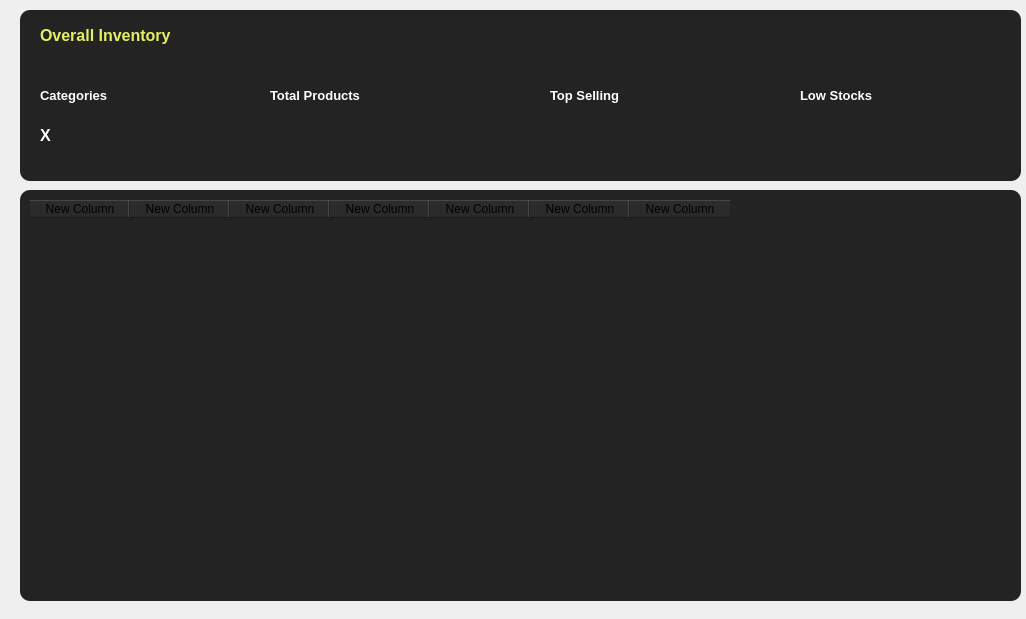
        <widget class="QWidget" name="scrollAreaWidgetContents">
         <property name="geometry">
          <rect>
           <x>0</x>
           <y>0</y>
           <width>1026</width>
           <height>619</height>
          </rect>
         </property>
         <property name="sizePolicy">
          <sizepolicy hsizetype="Preferred" vsizetype="Preferred">
           <horstretch>0</horstretch>
           <verstretch>0</verstretch>
          </sizepolicy>
         </property>
         <widget class="QWidget" name="verticalLayoutWidget_4">
          <property name="geometry">
           <rect>
            <x>20</x>
            <y>10</y>
            <width>1001</width>
            <height>171</height>
           </rect>
          </property>
          <layout class="QVBoxLayout" name="verticalLayout_6">
           <item>
            <widget class="QWidget" name="widget_6" native="true">
             <property name="styleSheet">
              <string notr="true">background-color: #232323; border-radius: 10px;</string>
             </property>
             <widget class="QLabel" name="label_9">
              <property name="geometry">
               <rect>
                <x>20</x>
                <y>10</y>
                <width>171</width>
                <height>31</height>
               </rect>
              </property>
              <property name="font">
               <font>
                <family>Segoe UI</family>
                <pointsize>12</pointsize>
                <weight>75</weight>
                <bold>true</bold>
               </font>
              </property>
              <property name="styleSheet">
               <string notr="true">color: #E2F163;</string>
              </property>
              <property name="text">
               <string>Overall Inventory</string>
              </property>
             </widget>
             <widget class="QLabel" name="label_10">
              <property name="geometry">
               <rect>
                <x>20</x>
                <y>70</y>
                <width>111</width>
                <height>31</height>
               </rect>
              </property>
              <property name="font">
               <font>
                <family>Segoe UI</family>
                <pointsize>10</pointsize>
                <weight>75</weight>
                <bold>true</bold>
               </font>
              </property>
              <property name="styleSheet">
               <string notr="true">color: #fff;</string>
              </property>
              <property name="text">
               <string>Categories</string>
              </property>
             </widget>
             <widget class="QLabel" name="productCategoriesNumber_2">
              <property name="geometry">
               <rect>
                <x>20</x>
                <y>110</y>
                <width>111</width>
                <height>31</height>
               </rect>
              </property>
              <property name="font">
               <font>
                <family>Segoe UI</family>
                <pointsize>12</pointsize>
                <weight>75</weight>
                <bold>true</bold>
               </font>
              </property>
              <property name="styleSheet">
               <string notr="true">color: #fff;</string>
              </property>
              <property name="text">
               <string>X</string>
              </property>
             </widget>
             <widget class="QLabel" name="label_11">
              <property name="geometry">
               <rect>
                <x>250</x>
                <y>70</y>
                <width>131</width>
                <height>31</height>
               </rect>
              </property>
              <property name="font">
               <font>
                <family>Segoe UI</family>
                <pointsize>10</pointsize>
                <weight>75</weight>
                <bold>true</bold>
               </font>
              </property>
              <property name="styleSheet">
               <string notr="true">color: #fff;</string>
              </property>
              <property name="text">
               <string>Total Products</string>
              </property>
             </widget>
             <widget class="QLabel" name="label_12">
              <property name="geometry">
               <rect>
                <x>530</x>
                <y>70</y>
                <width>131</width>
                <height>31</height>
               </rect>
              </property>
              <property name="font">
               <font>
                <family>Segoe UI</family>
                <pointsize>10</pointsize>
                <weight>75</weight>
                <bold>true</bold>
               </font>
              </property>
              <property name="styleSheet">
               <string notr="true">color: #fff;</string>
              </property>
              <property name="text">
               <string>Top Selling</string>
              </property>
             </widget>
             <widget class="QLabel" name="label_13">
              <property name="geometry">
               <rect>
                <x>780</x>
                <y>70</y>
                <width>131</width>
                <height>31</height>
               </rect>
              </property>
              <property name="font">
               <font>
                <family>Segoe UI</family>
                <pointsize>10</pointsize>
                <weight>75</weight>
                <bold>true</bold>
               </font>
              </property>
              <property name="styleSheet">
               <string notr="true">color: #fff;</string>
              </property>
              <property name="text">
               <string>Low Stocks</string>
              </property>
             </widget>
            </widget>
           </item>
          </layout>
         </widget>
         <widget class="QWidget" name="verticalLayoutWidget_5">
          <property name="geometry">
           <rect>
            <x>20</x>
            <y>190</y>
            <width>1001</width>
            <height>411</height>
           </rect>
          </property>
          <layout class="QVBoxLayout" name="verticalLayout_5">
           <item>
            <widget class="QWidget" name="widget_4" native="true">
             <property name="styleSheet">
              <string notr="true">background-color: #232323;
border-radius: 10px</string>
             </property>
             <widget class="QTableWidget" name="tableWidget">
              <property name="geometry">
               <rect>
                <x>10</x>
                <y>10</y>
                <width>951</width>
                <height>371</height>
               </rect>
              </property>
              <column>
               <property name="text">
                <string>New Column</string>
               </property>
              </column>
              <column>
               <property name="text">
                <string>New Column</string>
               </property>
              </column>
              <column>
               <property name="text">
                <string>New Column</string>
               </property>
              </column>
              <column>
               <property name="text">
                <string>New Column</string>
               </property>
              </column>
              <column>
               <property name="text">
                <string>New Column</string>
               </property>
              </column>
              <column>
               <property name="text">
                <string>New Column</string>
               </property>
              </column>
              <column>
               <property name="text">
                <string>New Column</string>
               </property>
              </column>
             </widget>
            </widget>
           </item>
          </layout>
         </widget>
        </widget>
